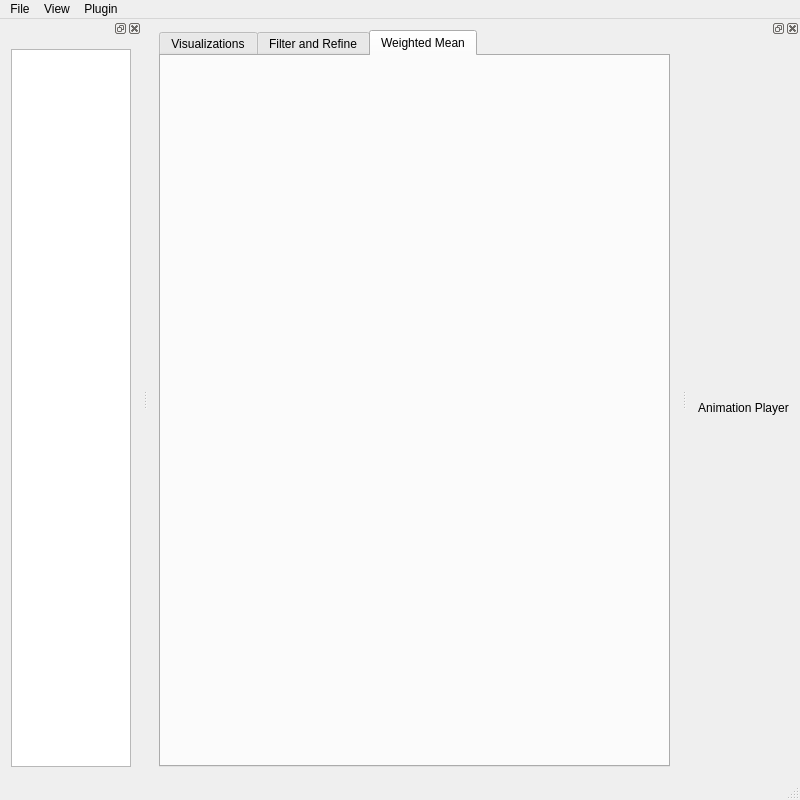
<?xml version="1.0" encoding="UTF-8"?>
<ui version="4.0">
 <class>MainWindow</class>
 <widget class="QMainWindow" name="MainWindow">
  <property name="geometry">
   <rect>
    <x>0</x>
    <y>0</y>
    <width>800</width>
    <height>800</height>
   </rect>
  </property>
  <property name="sizePolicy">
   <sizepolicy hsizetype="Preferred" vsizetype="Preferred">
    <horstretch>0</horstretch>
    <verstretch>0</verstretch>
   </sizepolicy>
  </property>
  <property name="minimumSize">
   <size>
    <width>800</width>
    <height>800</height>
   </size>
  </property>
  <property name="windowTitle">
   <string>MoCap Distance Functions</string>
  </property>
  <widget class="QWidget" name="centralWidget">
   <layout class="QVBoxLayout" name="verticalLayout_6">
    <item>
     <widget class="QTabWidget" name="tabWidget">
      <property name="currentIndex">
       <number>2</number>
      </property>
      <widget class="QWidget" name="tabVis">
       <attribute name="title">
        <string>Visualizations</string>
       </attribute>
       <layout class="QVBoxLayout" name="verticalLayout_4">
        <property name="spacing">
         <number>0</number>
        </property>
        <property name="leftMargin">
         <number>0</number>
        </property>
        <property name="topMargin">
         <number>0</number>
        </property>
        <property name="rightMargin">
         <number>0</number>
        </property>
        <property name="bottomMargin">
         <number>0</number>
        </property>
        <item>
         <widget class="QScrollArea" name="scrollArea">
          <property name="lineWidth">
           <number>0</number>
          </property>
          <property name="sizeAdjustPolicy">
           <enum>QAbstractScrollArea::AdjustToContents</enum>
          </property>
          <property name="widgetResizable">
           <bool>true</bool>
          </property>
          <widget class="QWidget" name="scrollAreaWidgetContents">
           <property name="geometry">
            <rect>
             <x>0</x>
             <y>0</y>
             <width>521</width>
             <height>705</height>
            </rect>
           </property>
           <property name="sizePolicy">
            <sizepolicy hsizetype="Preferred" vsizetype="Preferred">
             <horstretch>0</horstretch>
             <verstretch>0</verstretch>
            </sizepolicy>
           </property>
           <layout class="QVBoxLayout" name="verticalLayout">
            <property name="spacing">
             <number>1</number>
            </property>
            <property name="sizeConstraint">
             <enum>QLayout::SetMinAndMaxSize</enum>
            </property>
            <property name="leftMargin">
             <number>3</number>
            </property>
            <property name="topMargin">
             <number>3</number>
            </property>
            <property name="rightMargin">
             <number>3</number>
            </property>
            <property name="bottomMargin">
             <number>3</number>
            </property>
           </layout>
          </widget>
         </widget>
        </item>
       </layout>
      </widget>
      <widget class="QWidget" name="tabComp">
       <attribute name="title">
        <string>Filter and Refine</string>
       </attribute>
       <layout class="QVBoxLayout" name="verticalLayout_5">
        <item>
         <widget class="QToolBox" name="toolBox">
          <property name="currentIndex">
           <number>0</number>
          </property>
          <widget class="QWidget" name="page">
           <property name="geometry">
            <rect>
             <x>0</x>
             <y>0</y>
             <width>505</width>
             <height>565</height>
            </rect>
           </property>
           <attribute name="label">
            <string>Page 1</string>
           </attribute>
          </widget>
          <widget class="QWidget" name="page_3">
           <property name="geometry">
            <rect>
             <x>0</x>
             <y>0</y>
             <width>100</width>
             <height>30</height>
            </rect>
           </property>
           <attribute name="label">
            <string>Page</string>
           </attribute>
          </widget>
          <widget class="QWidget" name="page_4">
           <property name="geometry">
            <rect>
             <x>0</x>
             <y>0</y>
             <width>100</width>
             <height>30</height>
            </rect>
           </property>
           <attribute name="label">
            <string>Page</string>
           </attribute>
          </widget>
          <widget class="QWidget" name="page_2">
           <property name="geometry">
            <rect>
             <x>0</x>
             <y>0</y>
             <width>100</width>
             <height>30</height>
            </rect>
           </property>
           <attribute name="label">
            <string>Page 2</string>
           </attribute>
          </widget>
         </widget>
        </item>
       </layout>
      </widget>
      <widget class="QWidget" name="WeightedMeanTab">
       <attribute name="title">
        <string>Weighted Mean</string>
       </attribute>
       <layout class="QVBoxLayout" name="verticalLayout_7"/>
      </widget>
     </widget>
    </item>
   </layout>
  </widget>
  <widget class="QMenuBar" name="menuBar">
   <property name="geometry">
    <rect>
     <x>0</x>
     <y>0</y>
     <width>800</width>
     <height>22</height>
    </rect>
   </property>
   <widget class="QMenu" name="menuFile">
    <property name="title">
     <string>File</string>
    </property>
   </widget>
   <widget class="QMenu" name="menuView">
    <property name="title">
     <string>View</string>
    </property>
    <addaction name="actionAnims_list"/>
    <addaction name="actionAnim_player"/>
   </widget>
   <widget class="QMenu" name="menuPlugins">
    <property name="title">
     <string>Plugin</string>
    </property>
    <addaction name="actionLoadPlugin"/>
   </widget>
   <addaction name="menuFile"/>
   <addaction name="menuView"/>
   <addaction name="menuPlugins"/>
  </widget>
  <widget class="QStatusBar" name="statusBar"/>
  <widget class="QDockWidget" name="dockWidget">
   <attribute name="dockWidgetArea">
    <number>1</number>
   </attribute>
   <widget class="QWidget" name="dockWidgetContents">
    <layout class="QVBoxLayout" name="verticalLayout_2">
     <item>
      <widget class="QListWidget" name="animsList">
       <property name="sizePolicy">
        <sizepolicy hsizetype="MinimumExpanding" vsizetype="MinimumExpanding">
         <horstretch>0</horstretch>
         <verstretch>0</verstretch>
        </sizepolicy>
       </property>
       <property name="maximumSize">
        <size>
         <width>120</width>
         <height>16777215</height>
        </size>
       </property>
      </widget>
     </item>
    </layout>
   </widget>
  </widget>
  <widget class="QDockWidget" name="animDockWidget">
   <attribute name="dockWidgetArea">
    <number>2</number>
   </attribute>
   <widget class="QWidget" name="animPlayer">
    <layout class="QVBoxLayout" name="verticalLayout_3">
     <item>
      <widget class="QLabel" name="label">
       <property name="maximumSize">
        <size>
         <width>16777215</width>
         <height>50</height>
        </size>
       </property>
       <property name="text">
        <string>Animation Player</string>
       </property>
       <property name="alignment">
        <set>Qt::AlignCenter</set>
       </property>
      </widget>
     </item>
    </layout>
   </widget>
  </widget>
  <action name="actionLoad_Dataset">
   <property name="text">
    <string>Load Dataset</string>
   </property>
  </action>
  <action name="actionAnims_list">
   <property name="checkable">
    <bool>true</bool>
   </property>
   <property name="text">
    <string>Anims list</string>
   </property>
  </action>
  <action name="actionAnim_player">
   <property name="checkable">
    <bool>true</bool>
   </property>
   <property name="text">
    <string>Anim player</string>
   </property>
  </action>
  <action name="actionLoadPlugin">
   <property name="text">
    <string>Load</string>
   </property>
  </action>
 </widget>
 <layoutdefault spacing="6" margin="11"/>
 <resources/>
 <connections/>
</ui>
